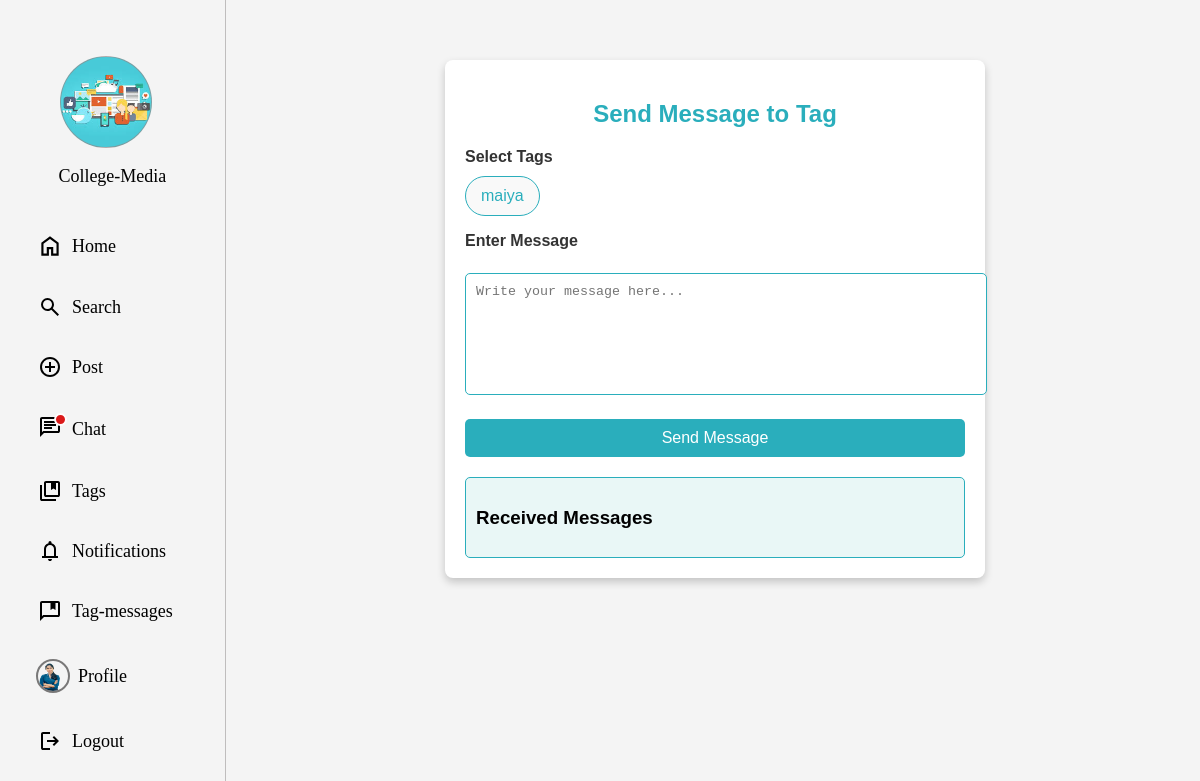
The app's page /user_dash/multi_tag_messeges (signed in) with its own data.
### staff_app/models.py (models this page shows)
class Student(models.Model):
    user = models.OneToOneField(CoustomUser, on_delete=models.CASCADE)
    roll_number = models.CharField(max_length=15, unique=True)
    email = models.EmailField(unique=True)
    name=models.CharField(max_length=30, blank=True)
    section=models.CharField(max_length=10, blank=True)
    school=models.CharField(max_length=100, blank=True)
    dob=models.CharField(max_length=20, blank=True)
    profile_image=models.ImageField(upload_to='profile_image/', blank=True, null=True)
    def __str__(self):
        return self.roll_number

### user_app/models.py (models this page shows)
class Tag(models.Model):
    tag_given_by=models.ForeignKey(Student,on_delete=models.CASCADE,related_name='tags_given')
    tag_person=models.ForeignKey(Student,on_delete=models.CASCADE,related_name='tags_received')
    tag=models.CharField(max_length=20,blank=True)
    universal=models.BooleanField(default=False)
    def __str__(self):
        return '{}-{}'.format(self.tag,self.tag_person)

### user_app/views.py (the view)
# urls.py: path('multi_tag_messeges',views.multi_tag_messeges,name='multi_tag_messeges'),
def multi_tag_messeges(request):
    roll_number=request.user
    roll_number=Student.objects.get(user=roll_number)
    tags=Tag.objects.filter(tag_given_by=roll_number)
    unique_tags = {}
    for tag in tags:
        if tag.tag not in unique_tags:
            unique_tags[tag.tag] = tag
    unique_tags_list = list(unique_tags.values())
    print(unique_tags_list)
    return render(request, 'user_pages/multi_tag_messeges.html', {'tags': unique_tags_list})

### staff_app/context_processors.py (called while the page is built)
def student_profile(request):
    if request.user.is_authenticated:
        try:
            student = Student.objects.get(user=request.user)
            return {'student_profile': student}
        except Student.DoesNotExist:
            return {}  # No Student instance found
    return {}

### templates/user_pages/multi_tag_messeges.html (shortened to what this page needs)
{% extends "user_pages/base.html" %}
{% block content %}
<div class="right">
    <div class="container">
        <h2>Send Message to Tag</h2>
        <form onsubmit="handleFormSubmission(event)">
            <label for="tags">Select Tags</label>
            <div class="tag-container">
                {% for tag in tags %}
                    <div class="tag" onclick="toggleTag(this, '{{ tag.tag }}')">{{ tag.tag }}</div>
                {% endfor %}
            </div>
            <label for="message">Enter Message</label>
            <textarea id="message" name="message" placeholder="Write your message here..."></textarea>
            <button type="button" id="send-message-btn">Send Message</button>
        </form>
        <div class="message-container">
            <h3>Received Messages</h3>
        </div>
    </div>
</div>
{% endblock content %}

### templates/user_pages/base.html (shortened to what this page needs)
{% load static %}
<!DOCTYPE html>
<html lang="en">
<head>
    <link rel="stylesheet" href="https://cdnjs.cloudflare.com/ajax/libs/font-awesome/4.7.0/css/font-awesome.min.css">
</head>
<body>
    <div class="left">
        <ul>
            <li>
                <div class="logo-image"></div>
                <p class="logo-name">College-Media</p>
            </li>
            <li class="menu-items" onclick="window.location='/user_dash/home/'">
                <svg xmlns="http://www.w3.org/2000/svg" height="26px" viewBox="0 -960 960 960" width="24px"
                    fill="#5f6368">
                    <path class="icon"
                        d="M240-200h120v-240h240v240h120v-360L480-740 240-560v360Zm-80 80v-480l320-240 320 240v480H520v-240h-80v240H160Zm320-350Z" />
                </svg>
                <a href="/user_dash/home/">Home</a>
            </li>
            <li class="menu-items" onclick="window.location='/search_student/'">
                <a href="/search_student/">Search</a>
            </li>
            <li class="menu-items" onclick="window.location='/user_dash/add_post'">
                <a href="/user_dash/add_post">Post</a>
            </li>
            <li class="menu-items" onclick="window.location='/chat_app/chat'">
                 <div id="chat-unread" class="chat-dot">
                     <div class="chat-dot-svg"></div>
                 </div>
                 <a href="/chat_app/chat">Chat</a>
             </li>
            <li class="menu-items" onclick="window.location='/user_dash/tags'">
                <a href="#">Tags</a>
            </li>
            <li class="menu-items" onclick="window.location='/notification'">
                <a href="#">Notifications</a>
            </li>
            <li class="menu-items" onclick="window.location='/user_dash/multi_tag_messeges'">
                <svg xmlns="http://www.w3.org/2000/svg" height="24px" viewBox="0 -960 960 960" width="24px"
                    fill="#5f6368">
                    <path class="icon"
                    d="M500-520v-280H160v525l46-45h594v-480H700v280l-100-60-100 60ZM80-80v-720q0-33 23.5-56.5T160-880h640q33 0 56.5 23.5T880-800v480q0 33-23.5 56.5T800-240H240L80-80Zm80-720v480-480Z"/>
                </svg>
                <a href="#">Tag-messages</a>
            </li>
            <li class="menu-items" onclick="window.location='/user_dash/user_profile'">
                {% if user.is_authenticated and student_profile %}
                {% if student_profile.profile_image %}
                <div class="profile"><img class="img1" src="{{ student_profile.profile_image.url }}" class="img"></div>
                <a href="/user_dash/user_profile">Profile</a>
                {% else %}
                <div id="profile-image-placeholder" onclick="window.location='/user_dash/user_profile'">
                    {{ student_profile.name|slice:":2"|upper }}
                </div>
                <a href="/user_dash/user_profile">Profile</a>
                {% endif %}
                {% else %}
                <a href="{% url 'login' %}">Login</a>
                {% endif %}
            </li>
            <li class="menu-items" onclick="window.location='/logout'">
                <svg xmlns="http://www.w3.org/2000/svg" height="24px" viewBox="0 -960 960 960" width="24px"
                    fill="#5f6368">
                    <path class="icon"
                        d="M200-120q-33 0-56.5-23.5T120-200v-560q0-33 23.5-56.5T200-840h280v80H200v560h280v80H200Zm440-160-55-58 102-102H360v-80h327L585-622l55-58 200 200-200 200Z" />
                </svg>
                <a href="/logout">Logout</a>
            </li>
        </ul>
    </div>
    {% block content %}{% endblock content %}
</body>
</html>

### records on screen
Student: profile_image (picture)
Tag: tag "maiya"
